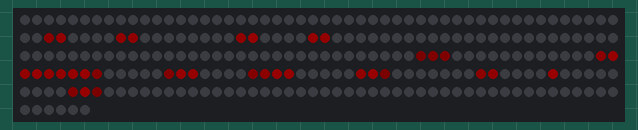
The sketch below on a simulated Arduino Uno, built with avr-gcc and run on an emulated ATmega328P. Parts: 256 RGB LEDs in strip order, left to right, continuing on the next row. Dim RGB values are drawn brighter than linear.

Above: at 0.1 s.
At 10.1 s:
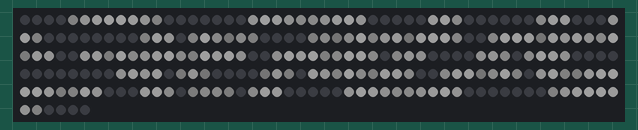
At 20.1 s:
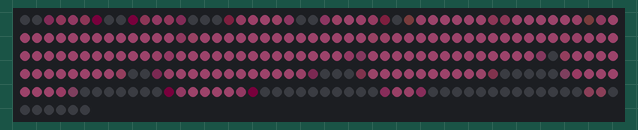

Measured:
- by itself, everything shown: repeats every 30.1 s, in 3 steps
- what the display in image 1 shows lasts 10.0 s, from 10.1 s to 20.1 s

The sketch:

car_led_matrix.ino
```cpp
// A basic everyday NeoPixel strip test program.

// NEOPIXEL BEST PRACTICES for most reliable operation:
// - Add 1000 uF CAPACITOR between NeoPixel strip's + and - connections.
// - MINIMIZE WIRING LENGTH between microcontroller board and first pixel.
// - NeoPixel strip's DATA-IN should pass through a 300-500 OHM RESISTOR.
// - AVOID connecting NeoPixels on a LIVE CIRCUIT. If you must, ALWAYS
//   connect GROUND (-) first, then +, then data.
// - When using a 3.3V microcontroller with a 5V-powered NeoPixel strip,
//   a LOGIC-LEVEL CONVERTER on the data line is STRONGLY RECOMMENDED.
// (Skipping these may work OK on your workbench but can fail in the field)

#include <Adafruit_NeoPixel.h>
#ifdef __AVR__
 #include <avr/power.h> // Required for 16 MHz Adafruit Trinket
#endif

// Which pin on the Arduino is connected to the NeoPixels?
// On a Trinket or Gemma we suggest changing this to 1:
#define LED_PIN    3

// How many NeoPixels are attached to the Arduino?
#define LED_COUNT 256

// Declare our NeoPixel strip object:
Adafruit_NeoPixel matrix(LED_COUNT, LED_PIN, NEO_GRB + NEO_KHZ800);

const char heartImage[] PROGMEM = {"\0\0\0\0\0\0""8\30%\2059Y\232Bfl.H\22\10\14\0\0\0\0\0\0\22\10\14l.H\233B"
  "g\2059Y8\30%\0\0\0\0\0\0\0\0\0#\17\30\253Iq\347c\231\356f\236\331]\220q0"
  "K\0\0\0\0\0\0q0K\331]\220\356f\236\347c\231\253Iq#\17\30\0\0\0\27\12\17\315"
  "X\210\356f\236\356f\236\356f\236\356f\236\356f\236p0Jp0J\356f\236\356f\236"
  "\356f\236\356f\236\356f\236\315X\210\27\12\17\2028V\356f\236\356f\236\356"
  "f\236\356f\236\356f\236\356f\236\356f\236\356f\236\356f\236\356f\236\356"
  "f\236\356f\236\356f\236\356f\236\2017V\305T\203\356f\236\356f\236\356f\236"
  "\356f\236\356f\236\356f\236\356f\236\356f\236\356f\236\356f\236\356f\236"
  "\356f\236\356f\236\356f\236\305T\203\330\\\217\356f\236\356f\236\356f\236"
  "\356f\236\356f\236\356f\236\356f\236\356f\236\356f\236\356f\236\356f\236"
  "\356f\236\356f\236\356f\236\330\\\217\313W\206\356f\236\356f\236\356f\236"
  "\356f\236\356f\236\356f\236\356f\236\356f\236\356f\236\356f\236\356f\236"
  "\356f\236\356f\236\356f\236\313W\206\233Bg\356f\236\356f\236\356f\236\356"
  "f\236\356f\236\356f\236\356f\236\356f\236\356f\236\356f\236\356f\236\356"
  "f\236\356f\236\356f\236\233BgA\34+\356f\236\356f\236\356f\236\356f\236\356"
  "f\236\356f\236\356f\236\356f\236\356f\236\356f\236\356f\236\356f\236\356"
  "f\236\356f\236@\34+\1\0\1\241Ek\356f\236\356f\236\356f\236\356f\236\356f"
  "\236\356f\236\356f\236\356f\236\356f\236\356f\236\356f\236\356f\236\240D"
  "j\0\0\0\0\0\0\32\13\21\313W\207\356f\236\356f\236\356f\236\356f\236\356f"
  "\236\356f\236\356f\236\356f\236\356f\236\356f\236\313W\207\32\13\21\0\0\0"
  "\0\0\0\0\0\0*\22\34\325[\215\356f\236\356f\236\356f\236\356f\236\356f\236"
  "\356f\236\356f\236\356f\236\325[\215*\22\34\0\0\0\0\0\0\0\0\0\0\0\0\0\0\0"
  ")\22\33\300R\200\356f\236\356f\236\356f\236\356f\236\356f\236\356f\236\300"
  "R\200)\22\33\0\0\0\0\0\0\0\0\0\0\0\0\0\0\0\0\0\0\0\0\0\21\7\13\232Bf\356"
  "f\236\356f\236\356f\236\356f\236\232Bf\21\7\13\0\0\0\0\0\0\0\0\0\0\0\0\0"
  "\0\0\0\0\0\0\0\0\0\0\0\0\0\0\0\0\0M!3\314X\210\314X\210M!3\0\0\0\0\0\0\0"
  "\0\0\0\0\0\0\0\0\0\0\0\0\0\0\0\0\0\0\0\0\0\0\0\0\0\0\0\0\0\1\0\1a*@a*@\1"
  "\0\1\0\0\0\0\0\0\0\0\0\0\0\0\0\0\0\0\0\0"
};

const char smileImage[] PROGMEM = {"\0\0\0\0\0\0\0\0\0\0\0\0""000\226\226\226\330\330\330\372\372\372\372\372"
  "\372\330\330\330\226\226\226000\0\0\0\0\0\0\0\0\0\0\0\0\0\0\0\0\0\0\10\10"
  "\10\230\230\230\374\374\374\322\322\322\202\202\202ZZZZZZ\202\202\202\322"
  "\322\322\374\374\374\230\230\230\10\10\10\0\0\0\0\0\0\0\0\0\10\10\10\300"
  "\300\300\356\356\356XXX\0\0\0\0\0\0\0\0\0\0\0\0\0\0\0\0\0\0XXX\356\356\356"
  "\300\300\300\10\10\10\0\0\0\0\0\0\230\230\230\356\356\356000\0\0\0\0\0\0"
  "\0\0\0\0\0\0\0\0\0\0\0\0\0\0\0\0\0\0""000\356\356\356\230\230\230\0\0\0""0"
  "00\374\374\374XXX\20\20\20NNN&&&\0\0\0\0\0\0\0\0\0\0\0\0&&&NNN\20\20\20X"
  "XX\374\374\374000\226\226\226\322\322\322\20\20\20\336\336\336\374\374\374"
  "\372\372\372HHH\0\0\0\0\0\0HHH\372\372\372\374\374\374\336\336\336\20\20"
  "\20\322\322\322\226\226\226\330\330\330\202\202\202NNN\374\374\374\34\34"
  "\34\300\300\300\242\242\242\0\0\0\0\0\0\242\242\242\300\300\300\34\34\34"
  "\374\374\374NNN\202\202\202\330\330\330\372\372\372ZZZ&&&\372\372\372\300"
  "\300\300\372\372\372vvv\0\0\0\0\0\0vvv\372\372\372\300\300\300\372\372\372"
  "&&&ZZZ\372\372\372\372\372\372ZZZ\0\0\0HHH\242\242\242vvv\0\0\0\0\0\0\0\0"
  "\0\0\0\0vvv\242\242\242HHH\0\0\0ZZZ\372\372\372\330\330\330\202\202\202\0"
  "\0\0\0\0\0\0\0\0\0\0\0\0\0\0\0\0\0\0\0\0\0\0\0\0\0\0\0\0\0\0\0\0\0\0\0\202"
  "\202\202\330\330\330\226\226\226\322\322\322\0\0\0\34\34\34\230\230\230\20"
  "\20\20\0\0\0\0\0\0\0\0\0\0\0\0\20\20\20\242\242\242\26\26\26\0\0\0\322\322"
  "\322\226\226\226000\374\374\374XXX\34\34\34\344\344\344\322\322\322NNN\10"
  "\10\10\10\10\10NNN\330\330\330\336\336\336\20\20\20XXX\374\374\374000\0\0"
  "\0\230\230\230\356\356\356000\34\34\34\262\262\262\374\374\374\374\374\374"
  "\374\374\374\374\374\374\262\262\262\34\34\34""000\356\356\356\226\226\226"
  "\0\0\0\0\0\0\10\10\10\300\300\300\356\356\356XXX\0\0\0\34\34\34NNNNNN\34"
  "\34\34\0\0\0XXX\356\356\356\300\300\300\10\10\10\0\0\0\0\0\0\0\0\0\10\10"
  "\10\226\226\226\374\374\374\322\322\322\202\202\202ZZZZZZ\202\202\202\322"
  "\322\322\374\374\374\226\226\226\10\10\10\0\0\0\0\0\0\0\0\0\0\0\0\0\0\0\0"
  "\0\0""000\226\226\226\330\330\330\372\372\372\372\372\372\330\330\330\226"
  "\226\226000\0\0\0\0\0\0\0\0\0\0\0\0"
};

const char sadImage[] PROGMEM = {"\0\0\0\0\0\0\0\0\0\0\0\0\0\0\0\0\0\0\0\0\0\0\0\0\0\0\0\0\0\0\0\0\0\0\0\0"
  "\0\0\0\0\0\0\0\0\0\0\0\0\0\0\0\0\0\0\0\0\0\0\0\0\0\0\0\0\0\0\0\0\0\0\0\0"
  "\0\0\0\0\0\0\0\0\0\0\0\0\0\0\0\0\0\0\0\0\0\0\0\0\0\0\0\0\0\0\0\0\0\0\0\0"
  "\0\0\0\0\0\0\0\0\0\0\0\0\0\0\0\0\0\0\0\0\0\0\0\0\0\0\0\0\0\0\0\0\0\0\0\0"
  "\0\0\0\0\0\0\0\0\0\0\0\0]\0\0\233\0\0\0\0\0\0\0\0\0\0\0\0\0\0\224\0\0\224"
  "\0\0\0\0\0\0\0\0\0\0\0\0\0\0\0\0\0\0\0\0\0\0\0\0\0\0\226\0\0\261\0\0\0\0"
  "\0\0\0\0\0\0\0\0\0\0\312\0\0\224\0\0\0\0\0\0\0\0\0\0\0\0\0\0\0\0\0\0\0\0"
  "\0\0\0\0\0\0\0\0\0\0\0\0\0\0\0\0\0\0\0\0\0\0\0\0\0\0\0\0\0\0\0\0\0\0\0\0"
  "\0\0\0\0\0\0\0\0\0\0\0\0\0\0\0\0\0\0\0\0\0\0\0\0\0\0\0\0\0\0\0\0\0\0\0\0"
  "\0\0\0\0\0\0\0\0\0\0\0\0\0\0\0\0\0\0\0\0\0\0\0\0\0\0\0\0\0\0\0\0\0\0\0\0"
  "\0\0\0\0\0\0\0\0\0\0\0\0\0\0\0\0\0\0\0\0\0\0\0\0\0\0\0\0\0\0\0\0\0\0\0\0"
  "\0\0\0\0\0\0\0\0\0\0\0\0\0\0\0\0\0\0""0\0\0""0\0\0\31\0\0\0\0\0\0\0\0\0\0"
  "\0\0\0\0\0\0\0\0\0\0\0\0\0\0\0\0\0\0\0v\0\0\262\0\0\240\0\0\300\0\0\244\0"
  "\0\244\0\0\263\0\0\306\0\0@\0\0\0\0\0\0\0\0\0\0\0\0\0\0\0\0\0\0\0\0\263\0"
  "\0\273\0\0p\0\0@\0\0\0\0\0\0\0\0\0\0\0\0\0\0\251\0\0\270\0\0@\0\0\0\0\0\0"
  "\0\0\0\0\0\0\0\0\215\0\0\277\0\0\31\0\0\0\0\0\0\0\0\0\0\0\0\0\0\0\0\0\0\0"
  "\0\0\0\0p\0\0\224\0\0\0\0\0\0\0\0\0\0\0\31\0\0\263\0\0@\0\0\0\0\0\0\0\0\0"
  "\0\0\0\0\0\0\0\0\0\0\0\0\0\0\0\0\0\0\0\0\320\0\0\0\0\0\0\0\0\0\0\0\0\0\0"
  "\0\0\0\0\0\0\0\0\0\0\0\0\0\0\0\0\0\0\0\0\0\0\0\0\0\0\0\0\0\0\0\0\0\0\0\0"
  "\0\0\0\0\0\0\0\0\0\0\0\0\0\0\0\0\0\0\0\0\0\0\0\0\0\0\0\0\0\0\0\0\0\0\0\0"
  "\0\0\0\0\0\0\0\0\0\0\0\0\0\0\0\0\0\0\0\0\0\0\0\0\0\0\0\0\0\0\0\0\0\0\0\0"
  "\0\0\0\0\0\0\0\0\0\0\0\0\0\0\0\0\0\0\0\0\0\0\0\0\0\0\0\0\0\0"
};
unsigned int pixel;
unsigned int i;
// setup() function -- runs once at startup --------------------------------

void setup() {
  matrix.begin();           // INITIALIZE NeoPixel strip object (REQUIRED)
  matrix.show();            // Turn OFF all pixels ASAP
  matrix.setBrightness(30); // Set BRIGHTNESS (max = 255)
}

// loop() function -- runs repeatedly as long as board is on ---------------

void loop() {
  displayImage(sadImage);
  delay(10000);
  displayImage(smileImage);
  delay(10000);
  displayImage(heartImage);
  delay(10000);
}

void displayImage(char img[]) {
  i = 0;
  for (int i = 0; i < matrix.numPixels(); i++) {
    pixel = indexToPixel(i);
    matrix.setPixelColor(pixel, pgm_read_byte_near(img + (i*3)), pgm_read_byte_near(img + (i*3) + 1), pgm_read_byte_near(img + (i*3) + 2));
  }
  matrix.show();
}

int indexToPixel(int i) {
  // on this led matrix, the even rows count backwards
  // so we'll map the even rows backwards
  bool odd_row = i / 16 % 2 == 1;
  int pixel = odd_row ? i : (i / 16 * 16) + 15 - (i % 16);
  return pixel;
}
```
